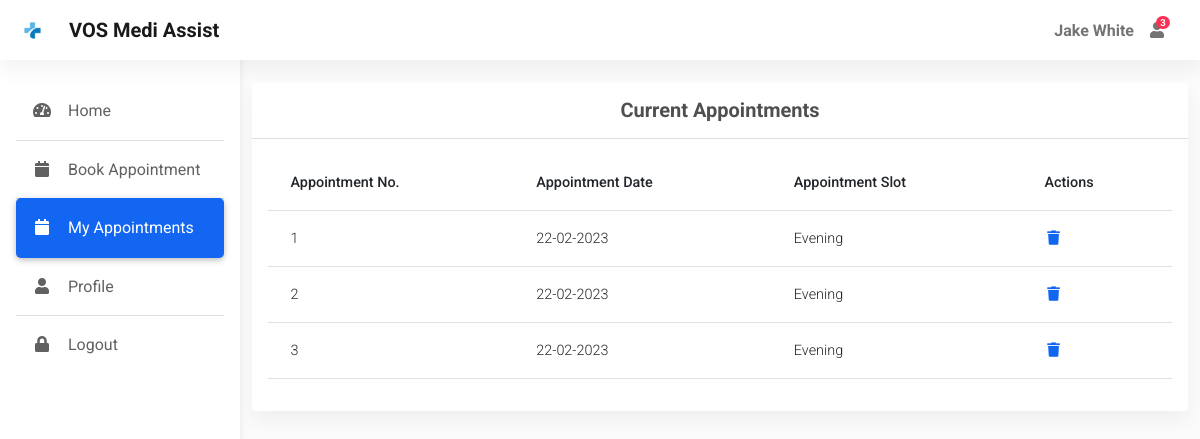
The app's page /myappointments/ (signed in), older data.
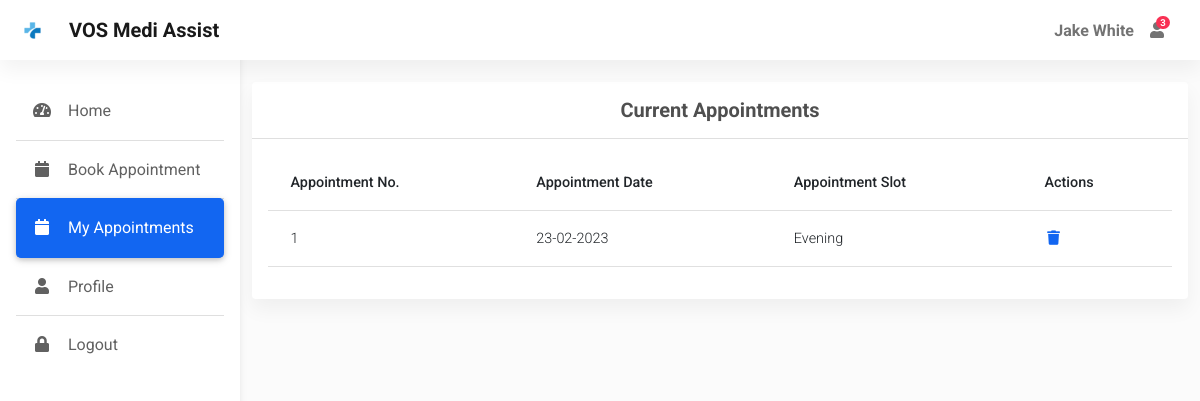
The same page, newer data.
### app.py (models this page shows)
class User(db.Model, UserMixin):
    id = db.Column(db.Integer, primary_key=True)
    username = db.Column(db.String(50), nullable=False, unique=True)
    password = db.Column(db.String(50), nullable=False)
    name = db.Column(db.String(50), nullable=False)
    address = db.Column(db.String(80))
    city = db.Column(db.String(30))
    dob = db.Column(db.Date, nullable=False)
    gender = db.Column(db.String(10), nullable=False)
    is_doctor = db.Column(db.Boolean, default=False, nullable=False)
    mobile = db.Column(db.Integer)

class Appointment(db.Model):
    id = db.Column(db.Integer, primary_key=True)
    user_id = db.Column(db.Integer, db.ForeignKey('user.id'), nullable=False)
    slot = db.Column(db.String(50), nullable=False)
    date = db.Column(db.Date, nullable=False)
    status = db.Column(db.Boolean, default=False, nullable=False)

### app.py (the view)
@app.route("/myappointments/<int:id>", methods=['GET','POST'])
@app.route("/myappointments/")
@login_required
def myappointments(id=None):
    check_user = User.query.filter_by(id = current_user.id).first()
    if check_user.is_doctor:
        appointments = db.session.query(Appointment, User).join(User).filter(Appointment.date == date.today()).filter(Appointment.status == False).order_by(db.case({
            'morning': 1,
            'afternoon': 2,
            'evening': 3
        }, value=Appointment.slot)).all()
    else:
        appointments = Appointment.query.filter_by(user_id = current_user.id).all()
    appointment = None
    if id is not None:
        appointment = db.session.query(Appointment, User).join(User).filter(Appointment.id == id).all()
    return render_template("myappointments.html", appointments=appointments, appointment=appointment, id=id)

### app.py (called while the page is built)
@login_manager.user_loader
def load_user(user_id):
    return User.query.get(int(user_id))

@app.context_processor
def inject_datetime():
    return dict(datetime=datetime)

### templates/myappointments.html (shortened to what this page needs)
{% extends "dashboard.html" %}
{% block main %}
<div class="container pt-4">
  <section class="mb-4">
    <div class="card">
      <div class="card-header text-center py-3">
        <h5 class="mb-0 text-center">
          <strong>Current Appointments</strong>
        </h5>
      </div>
      {% if current_user.is_doctor %}
      <div class="card-body">
        <div class="table-responsive">
          <table class="table table-hover text-nowrap">
            <thead>
              <tr>
                <th scope="col">Appointment No.</th>
                <th scope="col">Patient Name</th>
                <th scope="col">Age</th>
                <th scope="col">DOB</th>
                <th scope="col">Slot</th>
                <th scope="col">Actions</th>
              </tr>
            </thead>
            <tbody>
              {% for appointment in appointments %}
                <tr id="{{ loop.index }}">
                  <td>{{ loop.index }}</td>
                  <td>{{ appointment.User.name }}</td>
                  <td>{{ appointment.User.dob|calculate_age }}</td>
                  <td>{{ appointment.User.dob.strftime('%d-%m-%Y') }}</td>
                  <td>{{ appointment.Appointment.slot.capitalize() }}</td>
                  <td>
                    <a href="/myappointments/{{ appointment.Appointment.id }}"><i class="fas fa-plus fa-fw me-3"></i></a>
                    <span>
                      <a  href="{{ url_for('myappointments') }}"><i class="fas fa-minus fa-fw me-3"></i></a>
                    </span>
                  </td>
                </tr>
              {% endfor %}
            </tbody>
          </table>
        </div>
      </div>
      {% else %}
      <div class="card-body">
        <div class="table-responsive">
          <table class="table table-hover text-nowrap">
            <thead>
              <tr>
                <th scope="col">Appointment No.</th>
                <th scope="col">Appointment Date</th>
                <th scope="col">Appointment Slot</th>
                <th scope="col">Actions</th>
              </tr>
            </thead>
            <tbody>
              {% for appointment in appointments %}
                <tr>
                  <td>{{ loop.index }}</td>
                  <td>{{ appointment.date.strftime('%d-%m-%Y') }}</td>
                  <td>{{ appointment.slot.capitalize() }}</td>
                  <td>
                    <a href="/delete_appointment/{{ appointment.id }}"><i class="fas fa-trash fa-fw me-3"></i></a>
                  </td>
                </tr>
              {% endfor %}
            </tbody>
          </table>
        </div>
      </div>
      {% endif %}
    </div>
  </section>
</div>
{% endblock %}

### templates/dashboard.html (shortened to what this page needs)
<!DOCTYPE html>
<html lang="en">
<head>
  <link rel="stylesheet" href="https://use.fontawesome.com/releases/v5.11.2/css/all.css" />
  <link rel="stylesheet" href="{{ url_for('static', filename='css/mdb.min.css') }}" />
  <link rel="stylesheet"  href="{{ url_for('static', filename='css/admin.css') }}"/>
</head>
<body>
  <header>
    <nav id="sidebarMenu" class="collapse d-lg-block sidebar collapse bg-white">
      <div class="position-sticky">
        <div class="list-group list-group-flush mx-3 mt-4">
          <a href="{{ url_for('home') }}" class="list-group-item list-group-item-action py-3 ripple {% if request.endpoint == 'home' %}active{% endif %}" aria-current="true">
            <i class="fas fa-tachometer-alt fa-fw me-3"></i><span>Home</span>
          </a>
          {% if not current_user.is_doctor %}
          <a href="{{ url_for('appointment') }}" class="list-group-item list-group-item-action py-3 ripple {% if request.endpoint == 'appointment' %}active{% endif %}"><i
              class="fas fa-calendar fa-fw me-3"></i><span>Book Appointment</span></a>
          <a href="{{ url_for('myappointments') }}" class="list-group-item list-group-item-action py-3 ripple {% if request.endpoint == 'myappointments' %}active{% endif %}"><i
                class="fas fa-calendar fa-fw me-3"></i><span>My Appointments</span></a>
          {% endif %}
          <a href="{{ url_for('profile') }}" class="list-group-item list-group-item-action py-3 ripple"><i
              class="fas fa-user fa-fw me-3"></i><span>Profile</span></a>
          <a href="{{ url_for('logout') }}" class="list-group-item list-group-item-action py-3 ripple">
            <i class="fas fa-lock fa-fw me-3"></i><span>Logout</span>
          </a>
        </div>
      </div>
    </nav>
    <nav id="main-navbar" class="navbar navbar-expand-lg navbar-light bg-white fixed-top">
      <div class="container-fluid">
        <a class="navbar-brand d-flex align-items-center fw-bold" href="/"><img class="d-inline-block me-3" " src="{{ url_for('static', filename='img/icons/logo.png') }}" alt="" />VOS Medi Assist</a>
        <ul class="navbar-nav ms-auto d-flex flex-row">
            <li>
                <a class="nav-link me-3 me-lg-0 d-flex align-items-center fw-bold" href="#">{{ current_user.name }}</a>
            </li>
          <li class="nav-item dropdown">
            <a class="nav-link me-3 me-lg-0 dropdown-toggle hidden-arrow" href="#" id="navbarDropdownMenuLink"
              role="button" data-mdb-toggle="dropdown" aria-expanded="false">
              <i class="fas fa-user"></i>
              <span class="badge rounded-pill badge-notification bg-danger">3</span>
            </a>
          </li>
          <li class="nav-item dropdown">
            <a class="nav-link dropdown-toggle hidden-arrow d-flex align-items-center" href="#"
              id="navbarDropdownMenuLink" role="button" data-mdb-toggle="dropdown" aria-expanded="false">
            </a>
          </li>
        </ul>
      </div>
    </nav>
  </header>
  <main style="margin-top: 58px">
    {% block main %}
    {% endblock %}
  </main>
</body>
</html>

### static/css/admin.css (style rules this page uses)
body { background-color: #fbfbfb; }
@media (min-width: 991.98px) { main { padding-left: 240px; } }
.sidebar { position: fixed; top: 0; bottom: 0; left: 0; padding: 58px 0 0; box-shadow: 0 2px 5px 0 rgb(0 0 0 / 5%), 0 2px 10px 0 rgb(0 0 0 / 5%); width: 240px; z-index: 600; }
.sidebar .active { border-radius: 5px; box-shadow: 0 2px 5px 0 rgb(0 0 0 / 16%), 0 2px 10px 0 rgb(0 0 0 / 12%); }

Row changes from the older to the newer data that the page shows:
removed Appointment: date "22-02-2023", slot "Evening"
removed Appointment: date "22-02-2023", slot "Evening"
changed Appointment "Evening": date "22-02-2023" → "23-02-2023"
